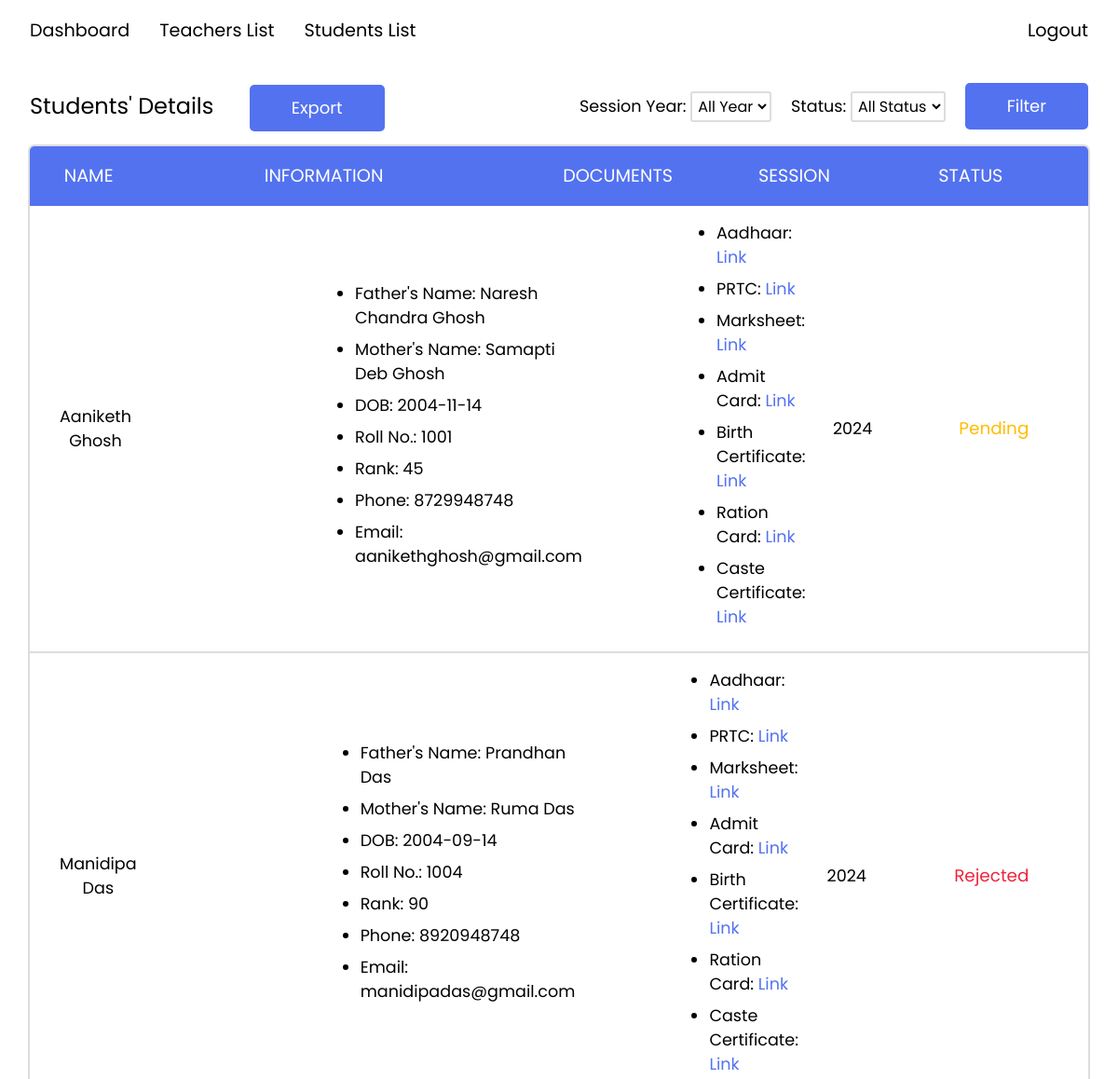
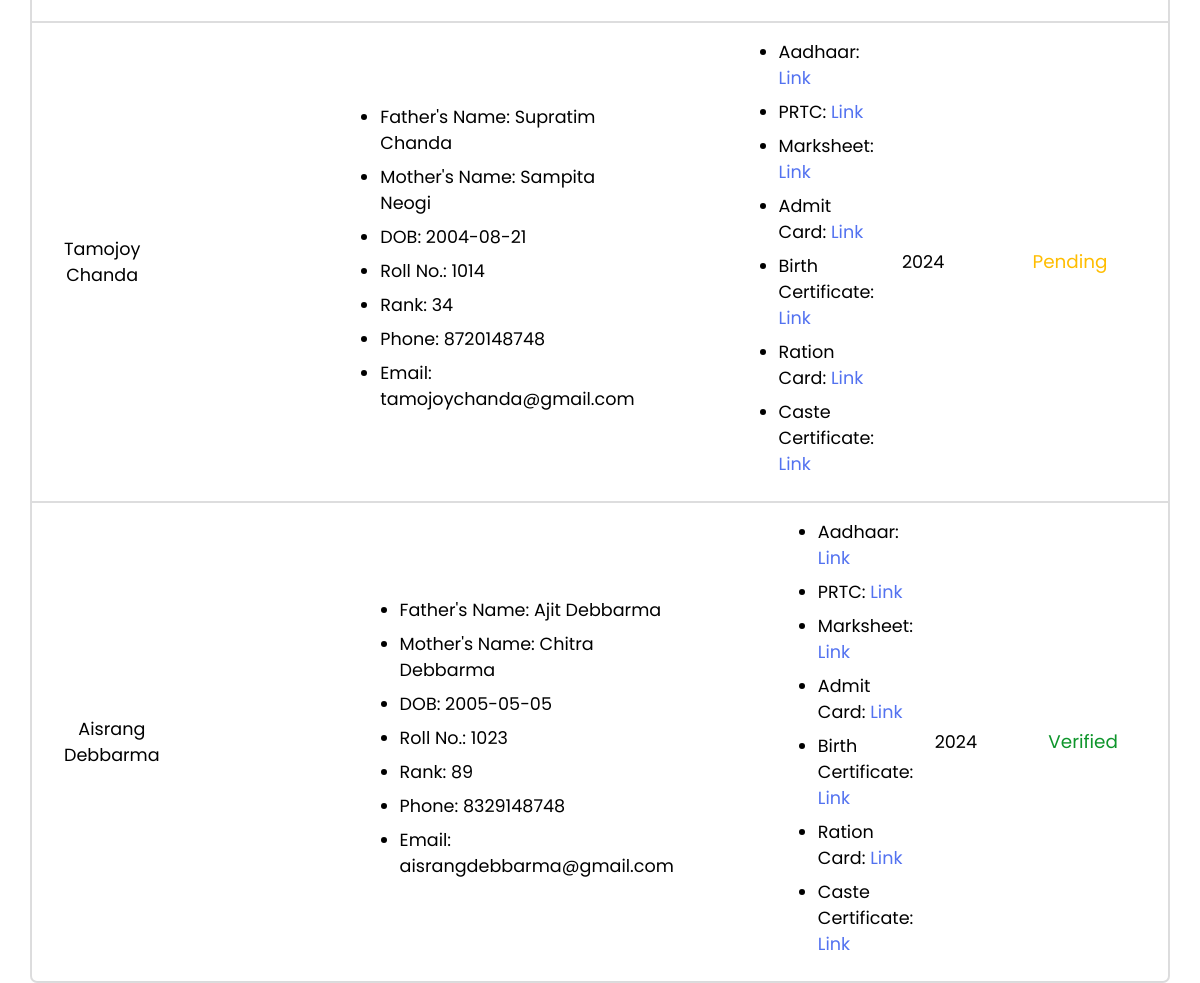
The app's page /php/adminStudent.php with its own data (2 pictures, top to bottom).
### tables this page shows
CREATE TABLE `students` (
  `user_id` int(10) NOT NULL,
  `student_name` varchar(255) NOT NULL,
  `father_name` varchar(255) DEFAULT NULL,
  `mother_name` varchar(255) DEFAULT NULL,
  `phone` varchar(255) DEFAULT NULL,
  `roll_number` int(20) NOT NULL,
  `rank` int(10) NOT NULL,
  `DOB` date NOT NULL,
  `aadhaar` varchar(255) NOT NULL,
  `PRTC` varchar(255) NOT NULL,
  `marksheet` varchar(255) NOT NULL,
  `admit_card` varchar(255) NOT NULL,
  `birth_certificate` varchar(255) NOT NULL,
  `ration_card` varchar(255) NOT NULL,
  `caste_certificate` varchar(255) DEFAULT NULL,
  `photo` longblob NOT NULL,
  `status_id` int(10) NOT NULL DEFAULT 1,
  `reg_date` date NOT NULL DEFAULT current_timestamp()
);

CREATE TABLE `user` (
  `user_id` int(255) NOT NULL,
  `user_type_id` int(10) NOT NULL DEFAULT 1,
  `email` varchar(255) NOT NULL,
  `password` varchar(255) NOT NULL,
  `security_question` varchar(255) DEFAULT NULL,
  `security_answer` varchar(255) DEFAULT NULL
);

### php/adminStudent.php (the view, shortened to what this page needs)
<?php
include 'database.php';
$studentQuery = "SELECT students.student_name, students.father_name, students.mother_name, students.phone, students.roll_number, students.rank, students.DOB,
                 students.aadhaar, students.PRTC, students.marksheet, students.admit_card, students.birth_certificate, students.ration_card, students.caste_certificate,
                 students.status_id, YEAR(students.reg_date) AS reg_year, user.email
          FROM students
          INNER JOIN user ON students.user_id = user.user_id";
$studentResult = mysqli_query($conn, $studentQuery);
?>
<!DOCTYPE html>
<html lang="en">
<head>
    <link rel="stylesheet" href="../css/admin.css">
    <link rel="stylesheet" href="https://cdnjs.cloudflare.com/ajax/libs/font-awesome/6.5.1/css/all.min.css">
</head>
<body>
    <div class="top">
        <p class="chart-header">Students' Details <a class="export" href="../php/export.php"><input type="submit" value="Export"></a></p>
        <div class="filters">
            <div class="options">
                <form action="" method="post">
                    <label for="sessionYear">Session Year:</label>
                    <select name="sessionYear" id="sessionYear">
                        <option value="">All Year</option>
                    </select>
                    <label for="status">Status:</label>
                    <select name="status" id="status">
                        <option value="">All Status</option>
                    </select>
                    <input class="filter-submit" type="submit" value="Filter">
                </form>
            </div>
        </div>
    </div>
    <div class="table">
        <div class="student-table header">
            <div class="column id">NAME</div>
            <div class="column info">INFORMATION</div>
            <div class="column doc">DOCUMENTS</div>
            <div class="column year">SESSION</div>
            <div class="column status">STATUS</div>
        </div>
        <?php
        while ($row = mysqli_fetch_assoc($studentResult)) {
        ?>
            <div class="student-table data">
                <div class="rows id"><?php echo $row['student_name']; ?></div>
                <div class="rows info">
                    <ul>
                        <li>Father's Name: <?php echo $row['father_name']; ?></li>
                        <li>Mother's Name: <?php echo $row['mother_name']; ?></li>
                        <li>DOB: <?php echo $row['DOB']; ?></li>
                        <li>Roll No.: <?php echo $row['roll_number']; ?></li>
                        <li>Rank: <?php echo $row['rank']; ?></li>
                        <li>Phone: <?php echo $row['phone']; ?></li>
                        <li>Email: <?php echo $row['email']; ?></li>
                    </ul>
                </div>
                <div class="rows docs">
                    <ul>
                        <li>Aadhaar: <a target="_blank" href="<?php echo $row['aadhaar']; ?>">Link</a></li>
                        <li>PRTC: <a target="_blank" href="<?php echo $row['PRTC']; ?>">Link</a></li>
                        <li>Marksheet: <a target="_blank" href="<?php echo $row['marksheet']; ?>">Link</a></li>
                        <li>Admit Card: <a target="_blank" href="<?php echo $row['admit_card']; ?>">Link</a></li>
                        <li>Birth Certificate: <a target="_blank" href="<?php echo $row['birth_certificate']; ?>">Link</a></li>
                        <li>Ration Card: <a target="_blank" href="<?php echo $row['ration_card']; ?>">Link</a></li>
                        <li>Caste Certificate: <a target="_blank" href="<?php echo $row['caste_certificate']; ?>">Link</a></li>
                    </ul>
                </div>
                <div class="rows year">
                    <?php echo $row['reg_year']; ?>
                </div>
                <div class="rows status <?php
                                        if ($row['status_id'] == 1) {
                                            echo "Pending";
                                        } elseif ($row['status_id'] == 2) {
                                            echo "Verified";
                                        } elseif ($row['status_id'] == 3) {
                                            echo "Rejected";
                                        }
                                        ?>">
                    <?php
                    if ($row['status_id'] == 1) {
                        echo "Pending";
                    } elseif ($row['status_id'] == 2) {
                        echo "Verified";
                    } elseif ($row['status_id'] == 3) {
                        echo "Rejected";
                    }
                    ?>
                </div>
            </div>
        <?php
        }
        ?>
    </div>
</body>
</html>

### css/admin.css (style rules this page uses)
* { margin: 0; padding: 0; box-sizing: border-box; font-family: "Poppins", sans-serif; }
body { min-height: 100vh; background-color: #ffffff; overflow-x: hidden; }
.chart-header { padding: 2rem 2rem 1rem 2rem; text-align: left; font-size: 1.5rem; }
form input { height: 50px; width: 100%; outline: none; padding: 0 45px; font-size: 18px; border-radius: 5px; border: 1px solid #bfbfbf; border-bottom-width: 2px; }
form input::placeholder { color: #bfbfbf; font-size: 17px; }
form input[type="submit"] { margin-top: -20px; width: auto; border: none; color: #fff; cursor: pointer; background: #5372f0; transition: backgroud 0.2s ease; }
.table { box-shadow: rgba(0, 0, 0, 0.02) 0px 1px 3px 0px, rgba(27, 31, 35, 0.15) 0px 0px 0px 2px; border-radius: 5px; margin: 0 2rem 2rem 2rem; }
.student-table { display: grid; grid-template-columns: .5fr 1.5fr 1fr .5fr 1fr; grid-template-rows: 4rem; width: auto; }
.student-table .column { background-color: #5372f0; color: #fff; display: flex; flex-direction: column; align-items: center; justify-content: center; font-size: 1.2rem; }
.student-table .column.id { border-radius: 5px 0 0 0; }
.student-table .column.status { border-radius: 0 5px 0 0; }
.student-table.data { display: grid; grid-template-columns: .5fr 1.5fr 1fr .5fr 1fr; grid-template-rows: auto; width: auto; }
.student-table.data .rows { width: minmax(4rem, auto); padding: 1rem 0 1rem 0; }
.student-table.data .rows.status, .student-table.data .rows.year { display: flex; justify-content: center; align-items: center; }
.student-table.data .rows.info { display: flex; justify-content: start; align-items: center; padding-left: 15rem; }
.student-table.data .rows.docs { display: flex; justify-content: start; align-items: center; padding-left: 9rem; }
.student-table.data .rows.id { display: flex; justify-content: start; align-items: center; padding-left: 2rem; }
.student-table.data .rows.id { border-radius: 0 0 0 5px; text-align: center; }
.student-table.data .rows.status { border-radius: 0 0 5px 0; }
.student-table.data { border-bottom: 2px solid rgba(27, 31, 35, 0.15); }
.table .student-table.data:last-of-type { border-bottom: none; }
.docs a { text-decoration: none; color: #5372f0; }
li { margin-bottom: .5rem; }
.export input[type="submit"] { margin-top: -20px; margin-left: 2rem; height: 50px; width: inherit; outline: none; padding: 0 45px; font-size: 18px; border-radius: 5px; border: 1px solid #bfbfbf; border-bottom-width: 2px; border: none; color: #fff; cursor: pointer; background: #5372f0; transition: backgroud 0.2s ease; }
.rows { font-size: 1.1rem; }
.rows.status { font-size: 1.15rem; }
.Pending { color: #ffbd00; }
.Verified { color: #0e952b; }
.Rejected { color: #ef233c; }
.filters { display: flex; justify-content: start; align-items: center; padding-right: 2rem; }
.filters .options { padding-top: 1rem; font-size: 1.1rem; }
#sessionYear { margin-right: 1rem; }
.top { display: flex; justify-content: space-between; }
.options select { border: 2px solid rgba(27, 31, 35, 0.15); border-radius: 3px; background: none; padding: 2px; font-size: 1rem; }
.filter-submit { margin-left: 1rem; }

### css/nav.css (style rules this page uses)
* { margin: 0; padding: 0; box-sizing: border-box; font-family: "Poppins", sans-serif; }
.navbar { top: 0; position: sticky; min-width: 100vw; height: 8vh; display: flex; align-items: center; justify-content: space-between; padding: 0 2rem 0 2rem; backdrop-filter: blur(2rem); z-index: 10; }
.navbar a { text-decoration: none; color: #000; font-weight: 400; font-size: 1.2rem; cursor: pointer; }
.nav-left { display: flex; gap: 2rem; }

### records on screen
students: student_name "Aaniketh Ghosh", father_name "Naresh Chandra Ghosh", mother_name "Samapti Deb Ghosh", DOB "2004-11-14", roll_number "1001", rank "45", phone "8729948748", user.email "aanikethghosh@gmail.com", reg_year "2024", shows "Pending"
students: student_name "Manidipa Das", father_name "Prandhan Das", mother_name "Ruma Das", DOB "2004-09-14", roll_number "1004", rank "90", phone "8920948748", user.email "manidipadas@gmail.com", reg_year "2024", shows "Rejected"
students: student_name "Tamojoy Chanda", father_name "Supratim Chanda", mother_name "Sampita Neogi", DOB "2004-08-21", roll_number "1014", rank "34", phone "8720148748", user.email "tamojoychanda@gmail.com", reg_year "2024", shows "Pending"
students: student_name "Aisrang Debbarma", father_name "Ajit Debbarma", mother_name "Chitra Debbarma", DOB "2005-05-05", roll_number "1023", rank "89", phone "8329148748", user.email "aisrangdebbarma@gmail.com", reg_year "2024", shows "Verified"
